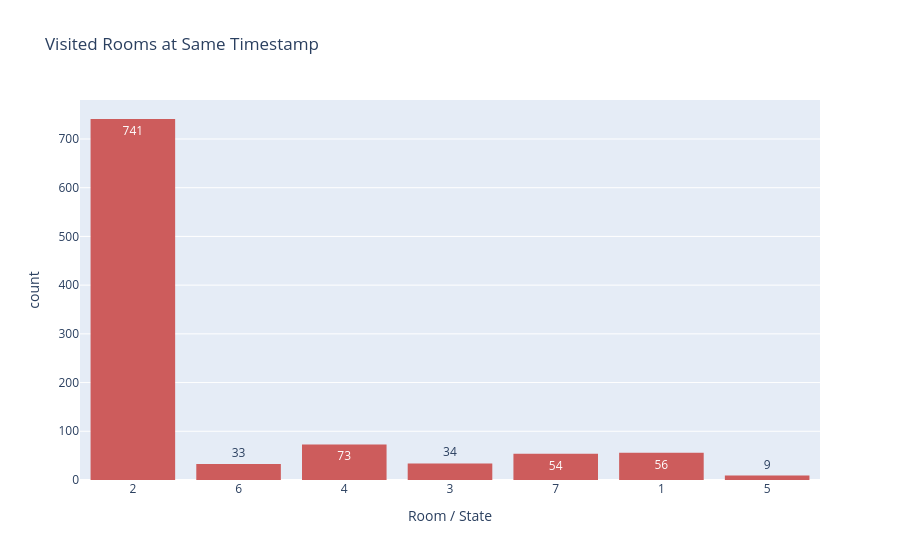

Notebook code for this chart:
### Code cell
plot_state_histogram(simulate_multiple(dbn, create_custom_action_sequence(A, N - 1), 1000, N))
# will open plot in a browser tab
# change the time step to see the distribution of states at that time step

### Figure 1 — Plotly figure (JSON) as saved in the notebook; plotly's stock layout.template omitted (floating-point values rounded to 4 significant figures; data arrays with more than 128 entries replaced by an {"elided": "..."} marker saying what was removed)
{"data": [{"bingroup": "x", "hovertemplate": "Room / State=%{x}<br>count=%{y}<extra></extra>", "legendgroup": "", "marker": {"color": "indianred", "pattern": {"shape": ""}}, "name": "", "orientation": "v", "showlegend": false, "texttemplate": "%{value}", "type": "histogram", "x": {"elided": "1000 str values"}, "xaxis": "x", "yaxis": "y"}], "layout": {"barmode": "relative", "legend": {"tracegroupgap": 0}, "title": {"text": "Visited Rooms at Same Timestamp"}, "xaxis": {"anchor": "y", "domain": [0, 1], "title": {"text": "Room / State"}}, "yaxis": {"anchor": "x", "domain": [0, 1], "title": {"text": "count"}}}}
